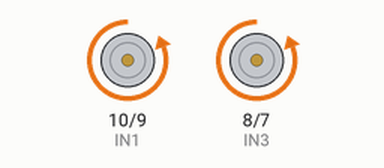
Recording of a sketch running on a simulated Arduino Uno, built with avr-gcc and run on an emulated ATmega328P. Parts: motor-driver pin pairs drawn as motors (green arrow = first pin HIGH = forward, orange = second pin HIGH = backward, longer = more drive, scaled by the enable pin).

Above: at 1.5 s.
At 4.5 s:
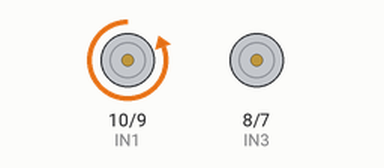
At 10.5 s:
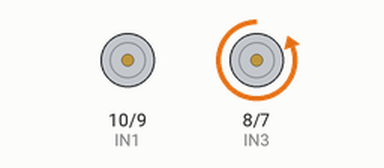
At 12.5 s:
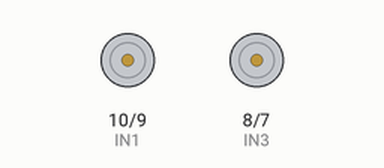
Timing chart, 0 to 16.9 s (numbered marks = the images above):
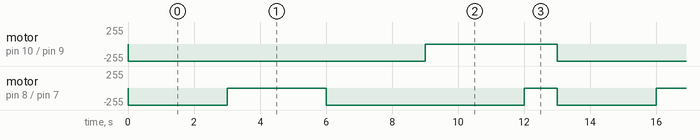

The sketch:

robot-car.ino
```cpp
// pins for the lm298
#define ENB 6
#define IN4 7
#define IN3 8
#define IN2 9
#define IN1 10
#define ENA 11

// to keep track of the speed of the car
int speed {255};

// high level functions
void driveForward(int speed);
void driveReverse(int speed);
void turnLeftForward(int speed);
void turnRightForward(int speed);
void turnLeftReverse(int speed);
void turnRightReverse(int speed);
void brake();

// high level functions
void leftWheelsForward(int speed);
void rightWheelsForward(int speed);
void leftWheelsReverse(int speed);
void rightWheelsReverse(int speed);
void leftWheelsStop(void);
void rightWheelsStop(void);


void setup(){
  pinMode(ENB, OUTPUT);
  pinMode(IN4, OUTPUT);
  pinMode(IN3, OUTPUT);
  pinMode(IN2, OUTPUT);
  pinMode(IN1, OUTPUT);
  pinMode(ENA, OUTPUT);
}


void loop() {
  /*
   * a simple demo just to test some functions and see everything is working fine
   * to be extended as see fit for several applications
   * some of which are:
   * self-driving car
   * remote controlled driving carAI-powered car and many more
  */
  driveForward(speed);
  delay(3000);

  turnLeftForward(speed);
  delay(3000);

  driveForward(speed);
  delay(3000);

  turnRightForward(speed);
  delay(3000);

  brake();
  delay(1000);
}


void brake(){
  /*
   *stops the car's wheels
  */
  leftWheelsStop();
  rightWheelsStop();
}

void driveForward(int speed){
  /*
   *  drives the car forward with a given speed
   *  rotates the wheels of the car in the forward direction
  */
  leftWheelsForward(speed);
  rightWheelsForward(speed);
}

void driveReverse(int speed){
  /*
   *  drives the car backward with a given speed
   *  rotates the wheels of the car in a backward direction
  */
  leftWheelsReverse(speed);
  rightWheelsReverse(speed);
}

void turnLeftForward(int speed){
   /*
   *  turns the car left while direction forward with a given speed
   *  rotates the left wheels in the forward direction
   *  stops the right wheel motion
  */
  leftWheelsStop();
  rightWheelsForward(speed);
}

void turnRightForward(int speed){
   /*
   *  turns the car right while direction forward with a given speed
   *  rotates the right wheels in the forward direction
   *  stops the left wheel motion
  */
  leftWheelsForward(speed);
  rightWheelsStop();
}

void turnLeftReverse(int speed){
   /*
   *  turns the car left while direction backward with a given speed
   *  rotates the left wheels in the backward direction
   *  stops the right wheel motion
  */
  leftWheelsStop();
  rightWheelsReverse(speed);
}

void turnRightReverse(int speed){
  /*
   *  turns the car right while direction backward with a given speed
   *  rotates the right wheels in the backward direction
   *  stops the left wheel motion
  */
  leftWheelsReverse(speed);
  rightWheelsStop();
}


void leftWheelsForward(int speed){
  /*
   *  move the left wheels in a forward direction with a given speed, in the counter-clockwise direction
  */
  analogWrite(ENB, speed);

  digitalWrite(IN3, LOW);
  digitalWrite(IN4, HIGH);
}

void rightWheelsForward(int speed){
  /*
   *  move the right wheels in a forward direction with a given speed, in the clockwise direction
  */
  analogWrite(ENA, speed);

  digitalWrite(IN1, LOW);
  digitalWrite(IN2, HIGH);
}

void leftWheelsReverse(int speed){
  /*
   *  move the left wheels in a backward direction with a given speed, in the clockwise direction
  */
  analogWrite(ENB, speed);

  digitalWrite(IN4, LOW);
  digitalWrite(IN3, HIGH);
}

void rightWheelsReverse(int speed){
  /*
   *  move the right wheels in a backward direction with a given speed, in the counter-clockwise direction
  */
  analogWrite(ENA, speed);

  digitalWrite(IN2, LOW);
  digitalWrite(IN1, HIGH);
}

void leftWheelsStop(void){
  /*
   * stops the left wheels motion
  */
  digitalWrite(ENB, LOW);

  digitalWrite(IN3, LOW);
  digitalWrite(IN4, LOW);
}

void rightWheelsStop(void){
  /*
   * stops the left wheels motion
  */
  digitalWrite(ENA, LOW);

  digitalWrite(IN1, LOW);
  digitalWrite(IN2, LOW);
}
```

Measured:
- by itself, motor on pin 10 (IN1) / pin 9 (IN2): alternates backward 255/255 for 9.0 s and stopped for 4.0 s
- by itself, motor on pin 8 (IN3) / pin 7 (IN4): repeats every 13.0 s: stopped 3.0 s, backward 255/255 6.0 s, stopped 1.0 s, backward 255/255 3.0 s
